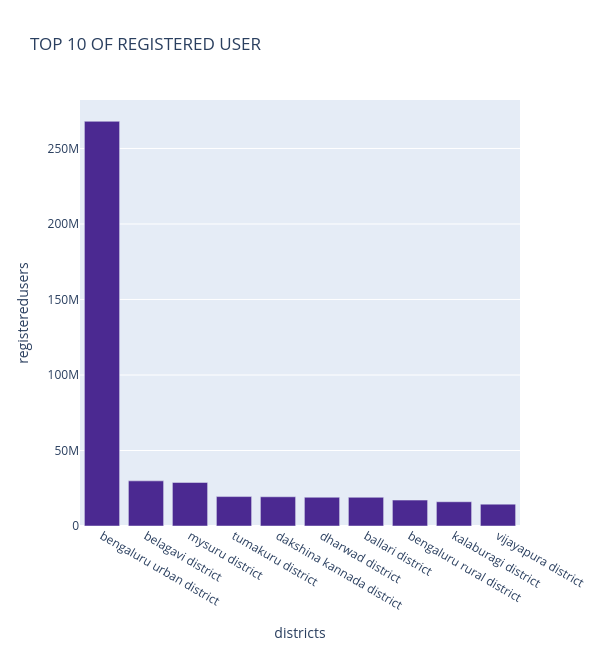
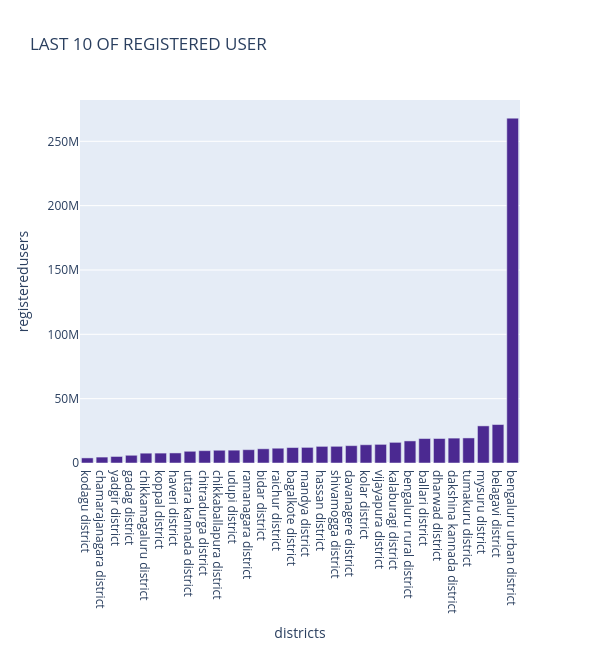

Notebook cell for these charts, in order:
### Code cell
top_chart_registered_user("map_user", "Karnataka")

### Figure 1 — Plotly figure (JSON) as saved in the notebook; plotly's stock layout.template omitted (floating-point values rounded to 4 significant figures)
{"data": [{"hovertemplate": "<b>%{hovertext}</b><br><br>districts=%{x}<br>registeredusers=%{y}<extra></extra>", "hovertext": ["bengaluru urban district", "belagavi district", "mysuru district", "tumakuru district", "dakshina kannada district", "dharwad district", "ballari district", "bengaluru rural district", "kalaburagi district", "vijayapura district"], "legendgroup": "", "marker": {"color": "rgb(75, 41, 145)", "pattern": {"shape": ""}}, "name": "", "orientation": "v", "showlegend": false, "textposition": "auto", "type": "bar", "x": ["bengaluru urban district", "belagavi district", "mysuru district", "tumakuru district", "dakshina kannada district", "dharwad district", "ballari district", "bengaluru rural district", "kalaburagi district", "vijayapura district"], "xaxis": "x", "y": [267995321, 29893842, 28838148, 19478120, 19342790, 19037694, 18999904, 17157230, 16049692, 14475187], "yaxis": "y"}], "layout": {"barmode": "relative", "height": 650, "legend": {"tracegroupgap": 0}, "title": {"text": "TOP 10 OF REGISTERED USER"}, "width": 600, "xaxis": {"anchor": "y", "domain": [0, 1], "title": {"text": "districts"}}, "yaxis": {"anchor": "x", "domain": [0, 1], "title": {"text": "registeredusers"}}}}

### Figure 2 — Plotly figure (JSON) as saved in the notebook; plotly's stock layout.template omitted (floating-point values rounded to 4 significant figures)
{"data": [{"hovertemplate": "<b>%{hovertext}</b><br><br>districts=%{x}<br>registeredusers=%{y}<extra></extra>", "hovertext": ["kodagu district", "chamarajanagara district", "yadgir district", "gadag district", "chikkamagaluru district", "koppal district", "haveri district", "uttara kannada district", "chitradurga district", "chikkaballapura district", "udupi district", "ramanagara district", "bidar district", "raichur district", "bagalkote district", "mandya district", "hassan district", "shivamogga district", "davanagere district", "kolar district", "vijayapura district", "kalaburagi district", "bengaluru rural district", "ballari district", "dharwad district", "dakshina kannada district", "tumakuru district", "mysuru district", "belagavi district", "bengaluru urban district"], "legendgroup": "", "marker": {"color": "rgb(75, 41, 145)", "pattern": {"shape": ""}}, "name": "", "orientation": "v", "showlegend": false, "textposition": "auto", "type": "bar", "x": ["kodagu district", "chamarajanagara district", "yadgir district", "gadag district", "chikkamagaluru district", "koppal district", "haveri district", "uttara kannada district", "chitradurga district", "chikkaballapura district", "udupi district", "ramanagara district", "bidar district", "raichur district", "bagalkote district", "mandya district", "hassan district", "shivamogga district", "davanagere district", "kolar district", "vijayapura district", "kalaburagi district", "bengaluru rural district", "ballari district", "dharwad district", "dakshina kannada district", "tumakuru district", "mysuru district", "belagavi district", "bengaluru urban district"], "xaxis": "x", "y": [3956393, 4603978, 5076365, 6000091, 7629583, 7695432, 7815431, 9111200, 9593689, 9907278, 9980136, 10345634, 11041923, 11483066, 11998417, 12139468, 12927578, 12972896, 13480798, 14180908, 14475187, 16049692, 17157230, 18999904, 19037694, 19342790, 19478120, 28838148, 29893842, 267995321], "yaxis": "y"}], "layout": {"barmode": "relative", "height": 650, "legend": {"tracegroupgap": 0}, "title": {"text": "LAST 10 OF REGISTERED USER"}, "width": 600, "xaxis": {"anchor": "y", "domain": [0, 1], "title": {"text": "districts"}}, "yaxis": {"anchor": "x", "domain": [0, 1], "title": {"text": "registeredusers"}}}}
